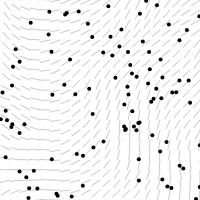
Frame 1 (no input)
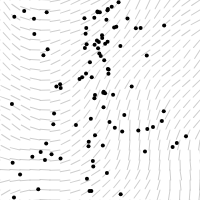
Frame 60 (no input)
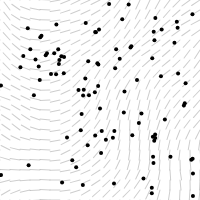
Frame 120 (the mouse pressed at the canvas centre since frame 60)

The p5.js sketch that drew these frames (run headless with seeded random() and noise() and a simulated clock; from frame 60 on, the mouse is pressed at the canvas centre):

// p5.js sketch
// ── sketch.js
//var xoff1 = 0;
//var xoff2 = 10000;

var inc = 0.05;
var scl = 10;
var cols, rows;

var zoff = 0;

var fr;

var particles = [];

var flowfield = [];

function setup() {
    createCanvas(200, 200);
    frameRate(60);
    cols = floor(width / scl);
    rows = floor(height / scl);

    flowfield = new Array(cols * rows);

    fr = createP('');

    for (var i = 0; i < 100; i++) {
        particles[i] = new Particle();
    }
}

function draw() {
    background(255);

    var yoff = 0;

    for (var y = 0; y < height; y++) {
        var xoff = 0;

        for (var x = 0; x < width; x++) {

            var index = x + y * cols;

            var angle = noise(xoff, yoff, zoff) * TWO_PI;
            var v = p5.Vector.fromAngle(angle);

            v.setMag(0.1);

            flowfield[index] = v;

            xoff += inc;
            stroke(0, 50);
            push();
            translate(x * scl, y * scl);
            rotate(v.heading());
            strokeWeight(1);
            line(0, 0, scl, 0);

            pop();
        }
        yoff += inc;

        //        zoff += 0.01;

    }

    for (var i = 0; i < particles.length; i++) {
        particles[i].follow(flowfield);
        particles[i].update();
        particles[i].show();
        particles[i].edges();
    }


    fr.html(floor(frameRate()));
    //    noLoop();
}

// ── particles.js
function Particle() {
    this.pos = createVector(random(width), random(height));
    this.vel = createVector(0, 0);
    this.acc = createVector(0, 0);

    this.update = function () {
        this.vel.add(this.acc);
        this.pos.add(this.vel);
        this.acc.mult(0);
    }

    this.follow = function (vectors) {
        var x = floor(this.pos.x / scl);
        var y = floor(this.pos.y / scl);
        var index = x + y * cols;
        var force = vectors[index];
        this.applyForce(force);
    }

    this.applyForce = function (force) {
        this.acc.add(force);
    }

    this.show = function () {
        stroke(0);
        strokeWeight(4);
        point(this.pos.x, this.pos.y);
    }

    this.edges = function () {
        if (this.pos.x > width) this.pos.x = 0;
        if (this.pos.x < 0) this.pos.x = width;
        if (this.pos.y > height) this.pos.y = 0;
        if (this.pos.y < 0) this.pos.y = height;
    }
}
